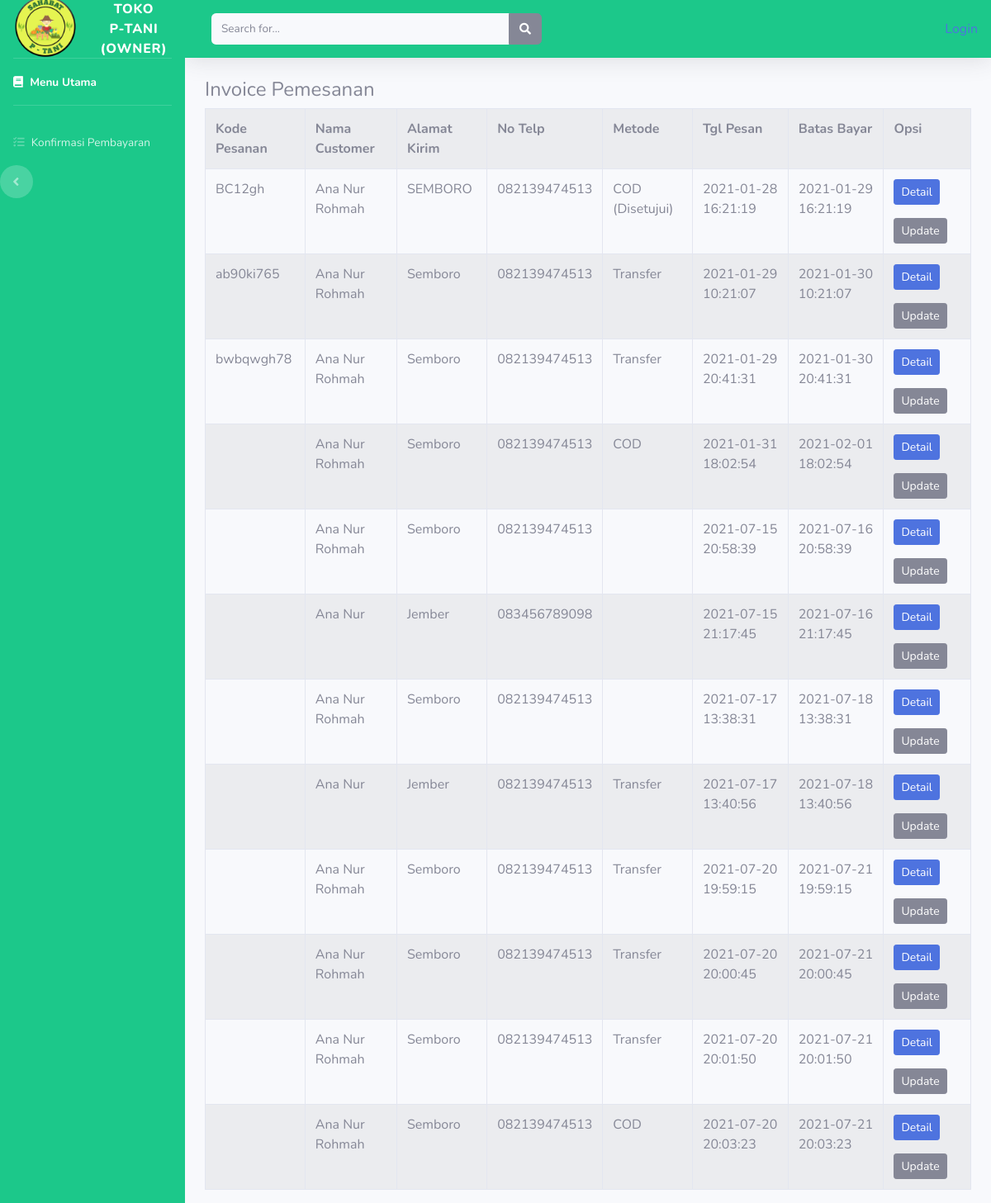
The page /index.php/admin/invoice on the database its author committed.
### tables this page shows
CREATE TABLE `tb_invoice` (
  `id` int(11) NOT NULL,
  `noresi` varchar(60) NOT NULL,
  `nama` varchar(56) NOT NULL,
  `alamat` varchar(225) NOT NULL,
  `telp` varchar(25) NOT NULL,
  `email` varchar(200) NOT NULL,
  `metode` varchar(100) NOT NULL,
  `tgl_pesan` datetime NOT NULL,
  `batas_bayar` datetime NOT NULL,
  `status` varchar(50) NOT NULL,
  `bukti` text NOT NULL
);

### application/controllers/admin/Invoice.php (called while the page is built, shortened)
<?php
class Invoice extends CI_Controller{
	public function index()
	{
		$data['invoice'] = $this->model_invoice->tampil_data();
		$this->load->view('templates_admin/header');
		$this->load->view('templates_admin/sidebar');
		$this->load->view('admin/invoice', $data);
		$this->load->view('templates_admin/footer');
	}
}
 ?>

### index.php (called while the page is built, shortened)
<?php
require_once BASEPATH.'core/CodeIgniter.php';

### application/models/model_invoice.php (called while the page is built, shortened)
<?php
class Model_invoice extends CI_Model{
	 public function tampil_data()
	 {
	 	$result = $this->db->get('tb_invoice');
	 	if($result->num_rows()> 0){
	 		return $result->result();
	 	}else{
	 		return FALSE;
	 	}
	 }
}
 ?>

### application/views/admin/invoice.php (the view)
<div class="container-fluid">
	<h4>Invoice Pemesanan</h4>
	<table class="table table-bordered table-hover table-striped">
		<tr>
			<th>Kode Pesanan</th>
			<th>Nama Customer</th>
			<th>Alamat Kirim</th>
			<th>No Telp</th>
			<th>Metode</th>
			<th>Tgl Pesan</th>
			<th>Batas Bayar</th>
			<th>Opsi</th>
		</tr>
<?php foreach ($invoice as $inv): ?>
		<tr>
			<td><?php echo $inv->noresi?></td>
			<td><?php echo $inv->nama ?></td>
			<td><?php echo $inv->alamat ?></td>
			<td><?php echo $inv->telp ?></td>
			<td><?php echo $inv->metode ?></td>
			<td><?php echo $inv->tgl_pesan ?></td>
			<td><?php echo $inv->batas_bayar ?></td>
			<td><?php echo anchor('admin/invoice/detail/'.$inv->id, '<div class="btn btn-sm btn-primary mb-3">Detail</div>') ?>
				<?php echo anchor('admin/invoice/edit/'.$inv->id, '<div class="btn btn-sm btn-secondary ">Update</div>') ?>
			</td>
		</tr>
	<?php endforeach; ?>
	</table>
</div>

### rows shown on the page
tb_invoice: noresi "BC12gh", nama "Ana Nur Rohmah", alamat "SEMBORO", telp "082139474513", metode "COD (Disetujui)", tgl_pesan "2021-01-28 16:21:19", batas_bayar "2021-01-29 16:21:19", id "Detail", id "Update"
tb_invoice: noresi "ab90ki765", nama "Ana Nur Rohmah", alamat "Semboro", telp "082139474513", metode "Transfer", tgl_pesan "2021-01-29 10:21:07", batas_bayar "2021-01-30 10:21:07", id "Detail", id "Update"
tb_invoice: noresi "bwbqwgh78", nama "Ana Nur Rohmah", alamat "Semboro", telp "082139474513", metode "Transfer", tgl_pesan "2021-01-29 20:41:31", batas_bayar "2021-01-30 20:41:31", id "Detail", id "Update"
tb_invoice: nama "Ana Nur Rohmah", alamat "Semboro", telp "082139474513", metode "COD", tgl_pesan "2021-01-31 18:02:54", batas_bayar "2021-02-01 18:02:54", id "Detail", id "Update"
tb_invoice: nama "Ana Nur Rohmah", alamat "Semboro", telp "082139474513", tgl_pesan "2021-07-15 20:58:39", batas_bayar "2021-07-16 20:58:39", id "Detail", id "Update"
tb_invoice: nama "Ana Nur", alamat "Jember", telp "083456789098", tgl_pesan "2021-07-15 21:17:45", batas_bayar "2021-07-16 21:17:45", id "Detail", id "Update"
tb_invoice: nama "Ana Nur Rohmah", alamat "Semboro", telp "082139474513", tgl_pesan "2021-07-17 13:38:31", batas_bayar "2021-07-18 13:38:31", id "Detail", id "Update"
tb_invoice: nama "Ana Nur", alamat "Jember", telp "082139474513", metode "Transfer", tgl_pesan "2021-07-17 13:40:56", batas_bayar "2021-07-18 13:40:56", id "Detail", id "Update"
tb_invoice: nama "Ana Nur Rohmah", alamat "Semboro", telp "082139474513", metode "Transfer", tgl_pesan "2021-07-20 19:59:15", batas_bayar "2021-07-21 19:59:15", id "Detail", id "Update"
tb_invoice: nama "Ana Nur Rohmah", alamat "Semboro", telp "082139474513", metode "Transfer", tgl_pesan "2021-07-20 20:00:45", batas_bayar "2021-07-21 20:00:45", id "Detail", id "Update"
tb_invoice: nama "Ana Nur Rohmah", alamat "Semboro", telp "082139474513", metode "Transfer", tgl_pesan "2021-07-20 20:01:50", batas_bayar "2021-07-21 20:01:50", id "Detail", id "Update"
tb_invoice: nama "Ana Nur Rohmah", alamat "Semboro", telp "082139474513", metode "COD", tgl_pesan "2021-07-20 20:03:23", batas_bayar "2021-07-21 20:03:23", id "Detail", id "Update"

### other values the page prints
anchor('authh/login', 'Login') "Login"
